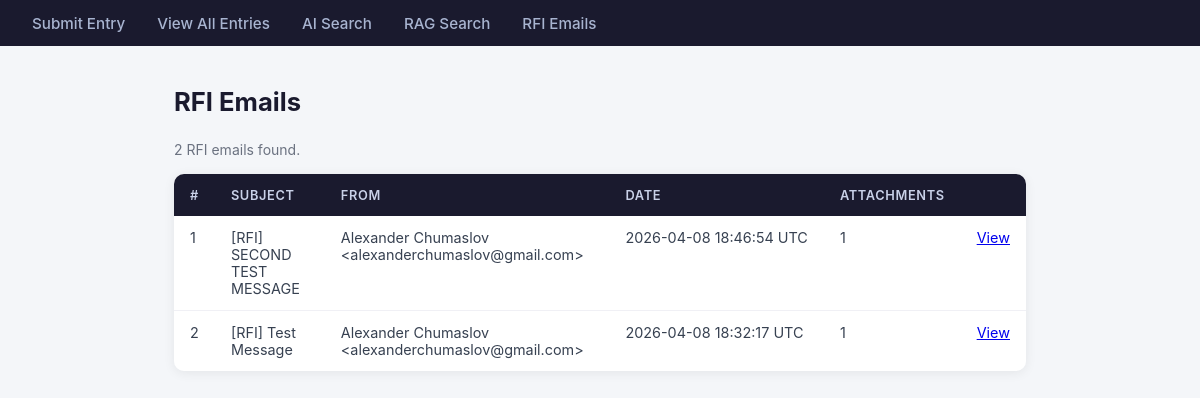
Before: /rfi-emails with the older database file.
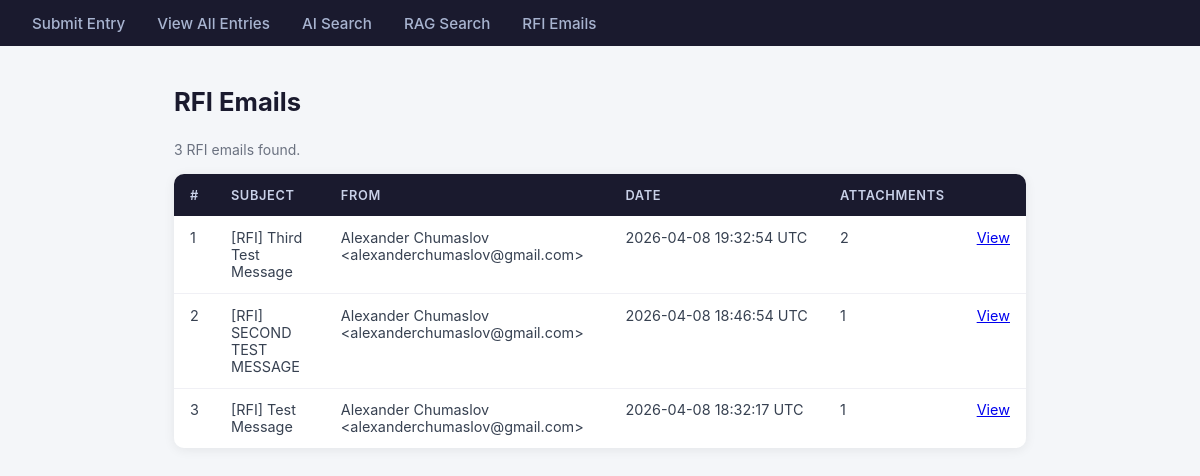
After: the same page with the newer database file.
### tables this page shows
CREATE TABLE rfi_emails (
                id INTEGER PRIMARY KEY AUTOINCREMENT,
                message_id TEXT UNIQUE,
                sender TEXT NOT NULL,
                subject TEXT NOT NULL,
                body TEXT,
                email_date DATETIME NOT NULL,
                received_at DATETIME NOT NULL,
                is_read BOOLEAN DEFAULT FALSE
            );

### app/routes/rfi_routes.py (the view)
@router.get("/rfi-emails", response_class=HTMLResponse)
async def list_rfi_emails(request: Request):
    rfis = get_all_rfis()
    return templates.TemplateResponse("rfi_list.html", {"request": request, "rfis": rfis})

### templates/rfi_list.html (shortened to what this page needs)
{% extends "base.html" %}
{% block content %}
<h1>RFI Emails</h1>
{% if rfis %}
  <p class="entry-count">{{ rfis | length }} RFI email{{ 's' if rfis | length != 1 else '' }} found.</p>
  <div class="table-wrapper">
    <table>
      <thead>
        <tr>
          <th>#</th>
          <th>Subject</th>
          <th>From</th>
          <th>Date</th>
          <th>Attachments</th>
          <th></th>
        </tr>
      </thead>
      <tbody>
        {% for rfi in rfis %}
        <tr>
          <td>{{ loop.index }}</td>
          <td>{{ rfi.subject }}</td>
          <td>{{ rfi.sender }}</td>
          <td class="nowrap">{{ rfi.email_date }}</td>
          <td>{{ rfi.attachments | length }}</td>
          <td><a href="/rfi-emails/{{ rfi.id }}">View</a></td>
        </tr>
        {% endfor %}
      </tbody>
    </table>
  </div>
{% else %}
  <div class="empty-state">
    <p>No RFI emails captured yet.</p>
  </div>
{% endif %}
{% endblock %}

Changed rows visible on the page:
added rfi_emails: subject "[RFI] Third Test Message", sender "Alexander Chumaslov <alexanderchumaslov@gmail.com>", email_date "2026-04-08 19:32:54 UTC", attachments|length "2"
Other visible differences:
{{ rfis | length }}: "2" → "3"
